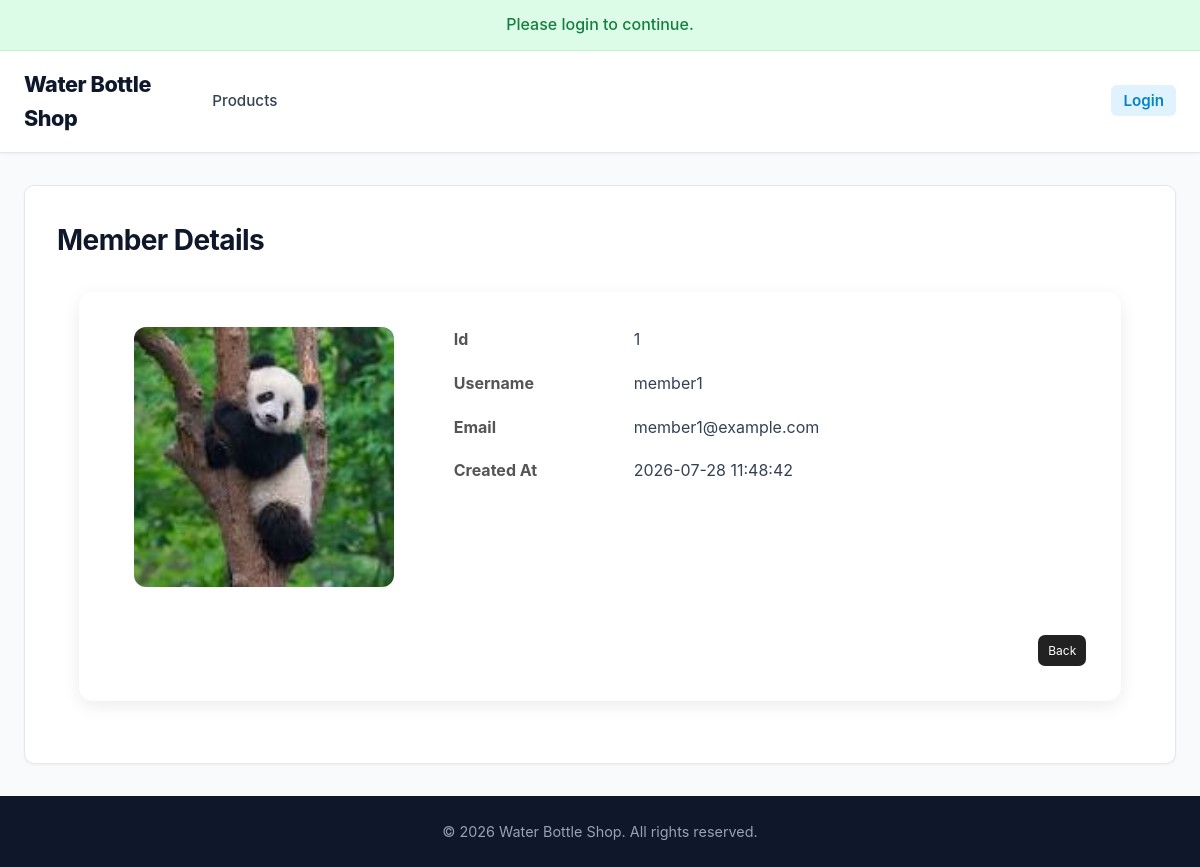
The app's page /pages/admin/member_details.php with its own data.
### tables this page shows
CREATE TABLE `users` (
  `user_id` INT(11) NOT NULL AUTO_INCREMENT,
  `username` VARCHAR(50) NOT NULL UNIQUE,
  `email` VARCHAR(100) NOT NULL UNIQUE,
  `password` VARCHAR(255) NOT NULL,
  `role` ENUM('admin', 'member') NOT NULL DEFAULT 'member',
  `created_at` TIMESTAMP DEFAULT CURRENT_TIMESTAMP,
  PRIMARY KEY (`user_id`)
);

### _base.php (called while the page is built, shortened)
<?php
function req($key, $value = null) {
    $value = $_REQUEST[$key] ?? $value;
    return is_array($value) ? array_map('trim', $value) : trim($value);
}
function temp($key, $value = null) {
    if ($value !== null) {
        $_SESSION["temp_$key"] = $value;
    }
    else {
        $value = $_SESSION["temp_$key"] ?? null;
        return $value;
    }
}
function encode($value) {
    return htmlentities($value);
}

### pages/admin/member_details.php (the view)
<?php
require_once '../../_base.php';
$_title = 'Member Details';
include '../../_head.php';
$userFields = [
    'user_id'       => 'Id',
    'username'      => 'Username',
    'email'         => 'Email',
    'created_at'    => 'Created At',
];
$userId = intval(req('id', 1));
$page = max(1, intval(req('page', 1)));
$baseSQL = "
    SELECT user_id, username, email, role, created_at
    FROM users
    WHERE 1=1
    AND role = 'member'
    AND user_id = {$userId}
";
$member = $_db->query("{$baseSQL}")->fetch(PDO::FETCH_ASSOC);
?>
<link rel="stylesheet" href="../../css/admin.css">
<link rel="stylesheet" href="../../css/main.css">
<div class="admin-container">
    <div class="view-card">
        <div class="view-content">
            <div class="view-image">
                <?php
                    $imagePath = "../../img/member/{$member['user_id']}";
                    $extensions = ['jpg', 'jpeg', 'png', 'webp'];
                    foreach ($extensions as $ext) {
                        if (file_exists($imagePath . "." . $ext)) {
                            $imagePath .= "." . $ext;
                            break;
                        }
                    }
                ?>
                <img
                    src="<?= $imagePath ?>"
                    alt="<?= $member['username'] . ' Profile' ?>"
                    class="view-product-image"
                >
            </div>
            <div class="view-details">
                <?php foreach ($userFields as $field => $label): ?>
                    <div class="detail-row">
                        <label><?= encode($label) ?></label>
                        <span><?= encode($member[$field]) ?></span>
                    </div>
                <?php endforeach; ?>
            </div>
        </div>
        <div class="view-footer">
            <a href="member_listing.php?page=<?= $page ?>" class="btn-view">
                Back
            </a>
        </div>
    </div>
</div>
<?php include '../../_foot.php'; ?>

### _head.php (shortened to what this page needs)
<!DOCTYPE html>
<html lang="en">
<head>
    <link rel="stylesheet" href="css/main.css">
</head>
<body>
    <div id="info"><?= temp('info') ?></div>
    <header class="site-header">
        <div class="header-container">
            <a href="index.php" class="logo-link">
                <h1>Water Bottle Shop</h1>
            </a>
            <nav class="main-nav">
                <ul class="nav-list">
                    <div class="nav-group">
                        <li><a href="products.php" class="nav-link">Products</a></li>
                    </div>
                    <div class="nav-group">
                        <?php if (isset($_SESSION['user_id'])): ?>
                            <li class="user-greeting">
                                Hi, <a href="profile.php" class="user-name"><?= encode($_SESSION['name']) ?></a>
                            </li>
                            <li><a href="logout.php" class="nav-link nav-link-btn">Logout</a></li>
                        <?php else: ?>
                            <li><a href="login.php" class="nav-link nav-link-btn">Login</a></li>
                        <?php endif; ?>
                    </div>
                </ul>
            </nav>
        </div>
    </header>
    <main>
        <h1><?= $_title ?? 'Untitled' ?></h1>

### _foot.php (shortened to what this page needs)
</main>
    <footer>
        <p>&copy; <?= date('Y') ?> Water Bottle Shop. All rights reserved.</p>
    </footer>
</body>
</html>

### css/main.css (style rules this page uses)
:root { --primary: #0284c7; --primary-hover: #0369a1; --primary-light: #e0f2fe; --dark: #0f172a; --text-main: #334155; --text-muted: #64748b; --bg-main: #f8fafc; --card-bg: #ffffff; --border-color: #e2e8f0; --shadow-sm: 0 1px 3px rgba(0,0,0,0.05); --shadow-md: 0 4px 12px rgba(0,0,0,0.08); --shadow-lg: 0 10px 25px rgba(0,0,0,0.12); --radius: 10px; --transition: all 0.2s cubic-bezier(0.4, 0, 0.2, 1); }
* { box-sizing: border-box; }
html, body { min-height: 100%; }
body { margin: 0; min-height: 100vh; display: flex; flex-direction: column; font-family: -apple-system, BlinkMacSystemFont, "Segoe UI", Roboto, "Helvetica Neue", Arial, sans-serif; line-height: 1.6; color: var(--text-main); background-color: var(--bg-main); }
.site-header { background-color: var(--card-bg); border-bottom: 1px solid var(--border-color); box-shadow: var(--shadow-sm); position: sticky; top: 0; z-index: 100; }
.header-container { max-width: 1200px; margin: 0 auto; padding: 16px 24px; display: flex; align-items: center; justify-content: space-between; gap: 20px; }
.logo-link { text-decoration: none; }
.site-header h1 { margin: 0; font-size: 1.35rem; font-weight: 800; letter-spacing: -0.02em; color: var(--dark); display: flex; align-items: center; gap: 8px; }
.main-nav { display: flex; align-items: center; justify-content: space-between; width: 100%; }
.nav-list { display: flex; align-items: center; justify-content: space-between; width: 100%; margin: 0; padding: 0; list-style: none; }
.nav-group { display: flex; align-items: center; gap: 24px; }
.nav-link { text-decoration: none; color: var(--text-main); font-weight: 500; font-size: 0.95rem; padding: 6px 12px; border-radius: 6px; transition: var(--transition); }
.nav-link-btn { background-color: var(--primary-light); color: var(--primary); font-weight: 600; }
main { flex: 1; width: calc(100% - 48px); max-width: 1200px; margin: 32px auto; padding: 32px; background-color: var(--card-bg); border-radius: var(--radius); border: 1px solid var(--border-color); box-shadow: var(--shadow-sm); }
main > h1 { margin-top: 0; margin-bottom: 24px; font-size: 1.75rem; font-weight: 700; color: var(--dark); letter-spacing: -0.02em; }
footer { width: 100%; margin-top: auto; padding: 24px; background-color: var(--dark); color: #94a3b8; text-align: center; font-size: 0.9rem; }
footer p { margin: 0; }
#info { padding: 12px 24px; background-color: #dcfce7; color: #15803d; font-weight: 500; text-align: center; border-bottom: 1px solid #bbf7d0; }

### css/admin.css (style rules this page uses)
.admin-container { width: 96%; max-width: 1600px; margin: 30px auto; }
.btn-view,.btn-edit,.btn-delete { padding: 6px 10px;border-radius: 7px;text-decoration: none; color: white; font-size: 12px; transition: .2s; }
.btn-view { background: #222; }
.view-card { background:#fff; border-radius:14px; box-shadow:0 5px 18px rgba(0,0,0,.08); padding:35px; }
.view-content { display:grid; grid-template-columns:300px 1fr; gap:40px; }
.view-image { text-align:center; }
.view-product-image { width:260px; border-radius:12px; object-fit:cover; }
.view-details { display:flex; flex-direction:column; gap:18px; }
.detail-row { display:grid; grid-template-columns:180px 1fr; align-items:center; }
.detail-row label { font-weight:bold; color:#555; }
.view-footer { margin-top:40px; display:flex; justify-content:flex-end; gap:15px; }

### records on screen
users: user_id "1", username "member1", email "member1@example.com", created_at "2026-07-28 11:48:42"

### other values on screen
temp('info') "Please login to continue."
$_title "Member Details"
encode($label) "Id"
encode($label) "Username"
encode($label) "Email"
encode($label) "Created At"
